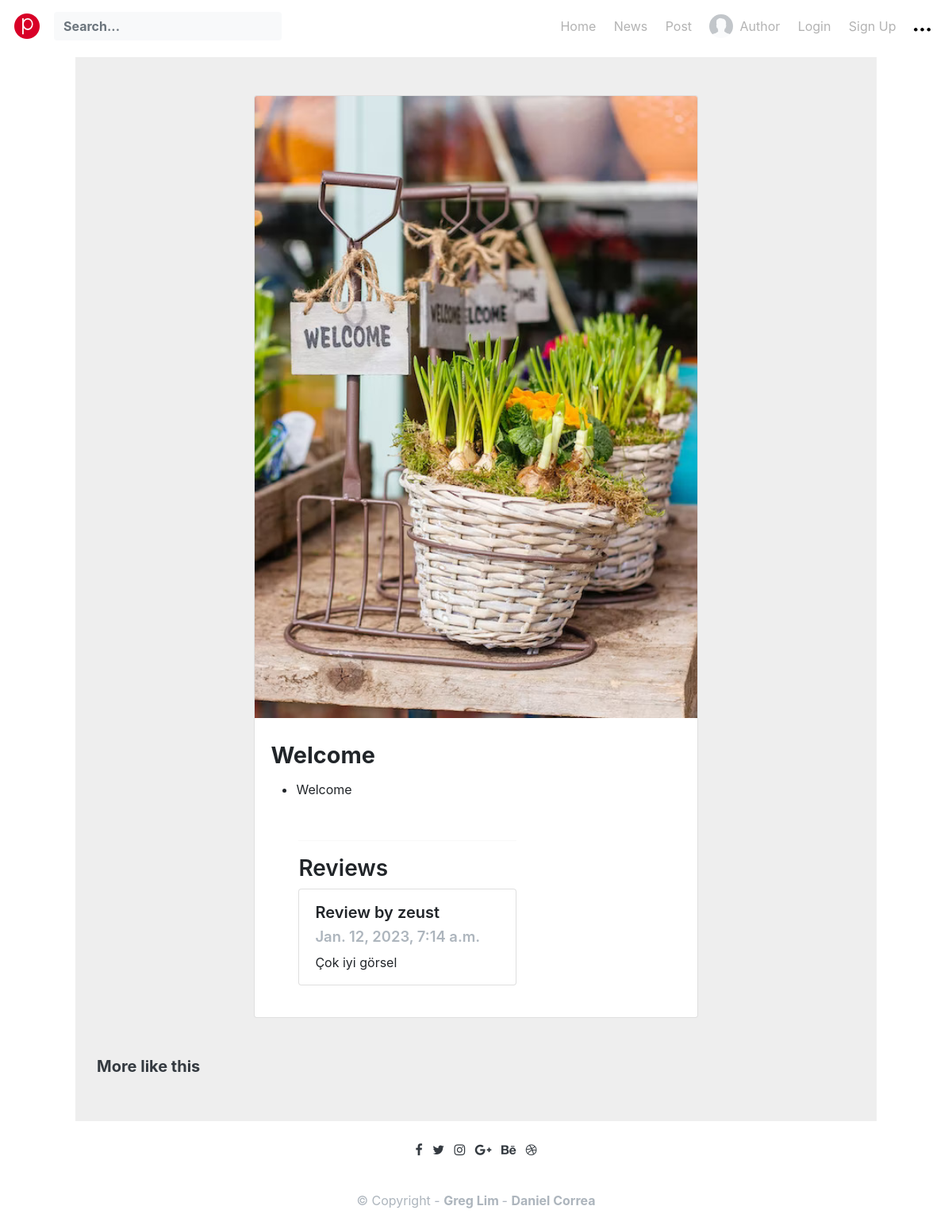
/pinterest/11, run on the app's committed database.
### pinterest/models.py (models this page shows, shortened)
class Pinterest(models.Model):
    title = models.CharField(max_length=100)
    description = models.CharField(max_length=250)
    image = models.ImageField(upload_to='pinterest/images/')
    url = models.URLField(blank=True)

class Review(models.Model):
    text = models.CharField(max_length=100)
    date = models.DateTimeField(auto_now_add=True)
    user = models.ForeignKey(User,on_delete=models.CASCADE)
    pinterest = models.ForeignKey(Pinterest,on_delete=models.CASCADE)
    watchAgain = models.BooleanField()

### pinterest/views.py (the view)
# urls.py: path('<int:pinterest_id>', views.detail, name='detail'),
def detail(request, pinterest_id):
    pinterest = get_object_or_404(Pinterest, pk=pinterest_id)
    reviews = Review.objects.filter(pinterest=pinterest)
    return render(request, 'detail.html', {'pinterest': pinterest, 'reviews': reviews}
                  )

### pinterest/templates/detail.html (shortened to what this page needs)
{% extends 'base.html' %}
{% block content %}
<section class="bg-gray200 pt-5 pb-5">
    <div class="container">
        <div class="row justify-content-center">
            <div class="col-md-7">
                <article class="card">
                    <img class="card-img-top mb-2" src="{{ pinterest.image.url }}" alt="Card image">
                    <div class="card-body">
                        <h1 class="card-title display-4">
                            {{ pinterest.title }} </h1>
                        <ul>
                            <li>{{ pinterest.description}}</li>
                        </ul>
                        <div class="col-md-8">
                            <div class="card-body">
                                <hr />
                                <h3>Reviews</h3>
                                <ul class="list-group">
                                    {% for review in reviews %}
                                    <li class="list-group-item pb-3 pt-3">
                                        <h5 class="card-title">
                                            Review by {{ review.user.username }}
                                        </h5>
                                        <h6 class="card-subtitle mb-2 text-muted">
                                            {{ review.date }}
                                        </h6>
                                        <p class="card-text">{{ review.text }}</p>
                                    </li>
                                    {% endfor %}
                                </ul>
                            </div>
                        </div>
                    </div>
            </div>
        </div>
        <div class="container-fluid mt-5">
            <div class="row">
                <h5 class="font-weight-bold">More like this</h5>
                </div>
            </div>
        </div>
    </div>
{% endblock content %}

### data on the page
Pinterest: image (picture), title "Welcome", description "Welcome"
Review: user.username "zeust", date "Jan. 12, 2023, 7:14 a.m.", text "Çok iyi görsel"
